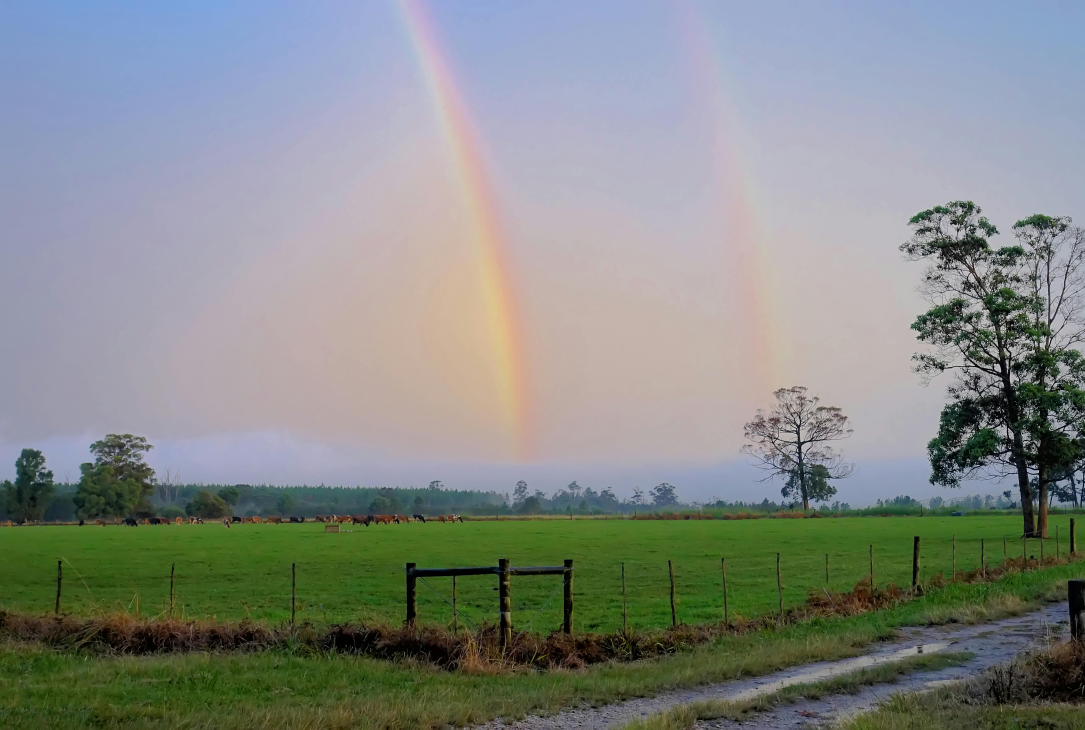
#> input picture images/rainbow.jpg, 5424 x 3648 px (shown at 1/5 size)
$ jupyter execute lab_activity.ipynb
#> lines starting #> are read from the running program, lines starting #| are printed output that depends on the picture
## Computer Vision & Image Processing: **Lab Activity 3**

*Submitted by:*

**Christian Elijah Darvin**

BCS32

College of Information and Computer Studies - De La Salle University Dasmariñas

[cell 1]
import numpy as np
import matplotlib
import matplotlib.pyplot as plt
import cv2 as cv

print(f"NumPy Version: {np.__version__}")
print(f"Matplotlib Version: {matplotlib.__version__}")
print(f"OpenCV Version: {cv.__version__}")

### Task 1: Pixel Representation and Color Models (RGB & HSV)

[cell 2]
def check_if_image_loaded(img):
    if img is not None:
        print("Image loaded successfully!")
    else:
        print("Failed to load image.")

[cell 3]
rainbow_img = cv.imread("./images/rainbow.jpg")
#> rainbow_img is the input picture: shape (3648, 5424, 3); mean B, G, R 134.4, 137.6, 132.3
check_if_image_loaded(rainbow_img)

[cell 4]
# Image to RGB
rainbow_img_rgb = cv.cvtColor(rainbow_img, cv.COLOR_BGR2RGB)

# Image to HSV
rainbow_img_hsv = cv.cvtColor(rainbow_img, cv.COLOR_BGR2HSV)
#> rainbow_img_hsv: shape (3648, 5424, 3); mean H, S, V 77.5, 71.8, 152.1

[cell 5]
# Show RGB image
plt.figure(figsize=(15, 15))
plt.subplot(1, 3, 1)
plt.imshow(rainbow_img_rgb)
plt.title("Rainbow Image (RGB)")
plt.axis("off")

# Show HSV image
plt.subplot(1, 3, 2)
plt.imshow(rainbow_img_hsv)
plt.title("Rainbow Image (HSV)")
plt.axis("off")

# Show Original Image
plt.subplot(1, 3, 3)
plt.imshow(cv.cvtColor(rainbow_img, cv.COLOR_BGR2RGB))
plt.title("Rainbow Image (BGR)")
plt.axis("off")
plt.show()
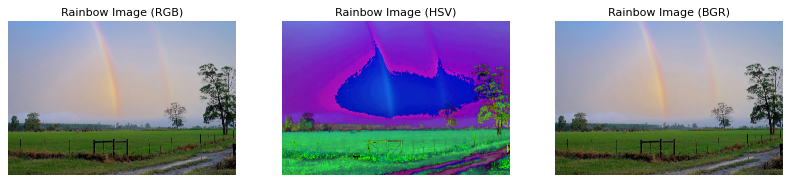
#> figure drawn by matplotlib, 3 panels

### Task 2: Image Interpolation Methods

[cell 6]
methods = {
    "Nearest Neighbor": cv.INTER_NEAREST,
    "Bilinear": cv.INTER_LINEAR,
    "Bicubic": cv.INTER_CUBIC,
}

new_size = (400, 400)
plt.figure(figsize=(15, 3))

for idx, (method_name, method) in enumerate(methods.items(), start=1):
    resized_img = cv.resize(rainbow_img, new_size, interpolation=method)

    plt.subplot(1, 3, idx)
    plt.imshow(cv.cvtColor(resized_img, cv.COLOR_BGR2RGB))
    plt.title(f"{method_name} Interpolation")
    plt.axis("off")
    plt.show()
#> this loop made 3 passes
#> pass 1, `resized_img = cv.resize(rainbow_img, new_size, interpolation=method)`:
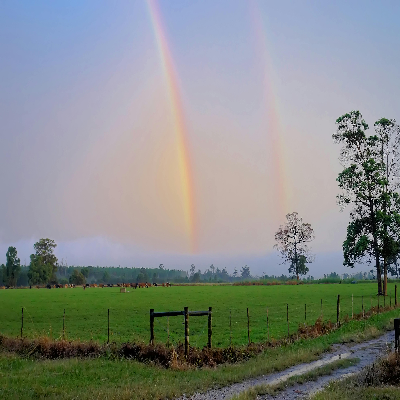
#> resized_img: shape (400, 400, 3); mean B, G, R 134.6, 137.7, 132.4
#> pass 2, `resized_img = cv.resize(rainbow_img, new_size, interpolation=method)`:
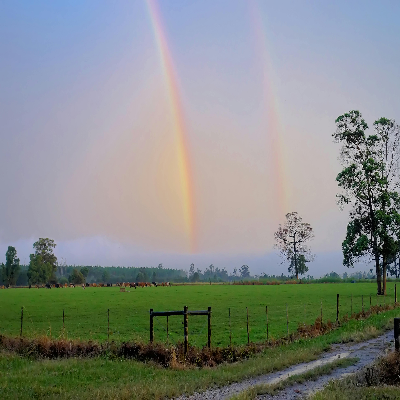
#> resized_img: shape (400, 400, 3); mean B, G, R 134.4, 137.6, 132.3

### Task 3: Geometric Transformations (Scaling, Rotation, Translation)

[cell 7]
scale_percent = 50
width = int(rainbow_img.shape[1] * scale_percent / 100)
#> width = 2712
height = int(rainbow_img.shape[0] * scale_percent / 100)
#> height = 1824
dim = (width, height)
#> dim = (2712, 1824)

rescaled_img = cv.resize(rainbow_img, dim)
center = (rainbow_img.shape[1] // 2, rainbow_img.shape[0] // 2)
#> center = (2712, 1824)

rotation_matrix = cv.getRotationMatrix2D(center, 45, 1.0)  # Rotate by 45 degrees
#> rotation_matrix = [[0.707, 0.707, -495.4], [-0.707, 0.707, 2451.9]]
rotated_image = cv.warpAffine(
    rainbow_img, rotation_matrix, (rainbow_img.shape[1], rainbow_img.shape[0])
)
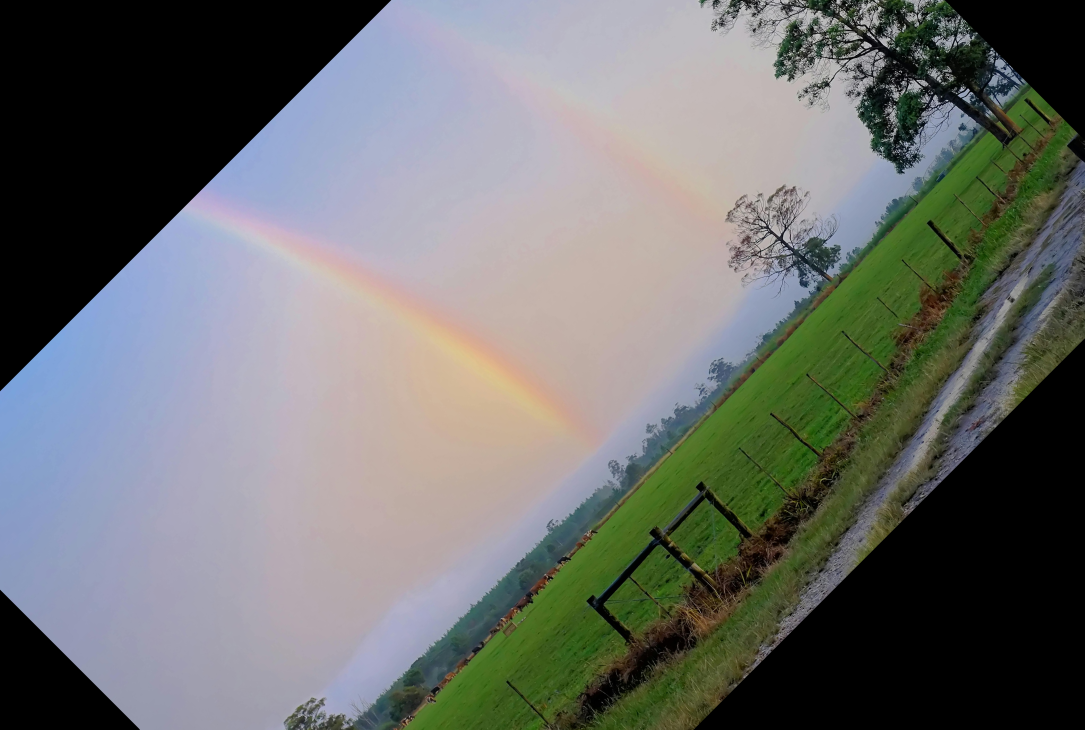
#> rotated_image: shape (3648, 5424, 3) (shown at 1/5 size); mean B, G, R 109.2, 111.2, 108.8
# Translation: Move the rainbow_img 100 pixels in both x and y direction
translation_matrix = np.float32([[1, 0, 100], [0, 1, 100]])  # Translate by (100, 100)
translated_image = cv.warpAffine(
    rainbow_img, translation_matrix, (rainbow_img.shape[1], rainbow_img.shape[0])
)
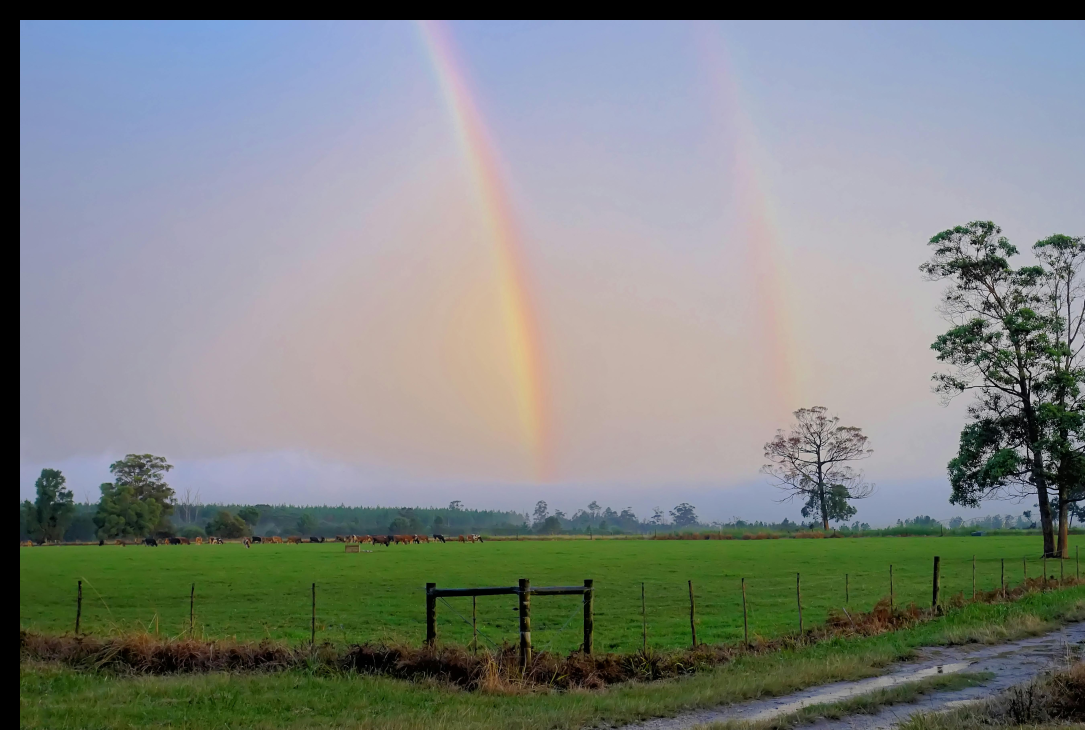
#> translated_image: shape (3648, 5424, 3) (shown at 1/5 size); mean B, G, R 130.9, 133.4, 128.4
# Plot the transformations
plt.figure(figsize=(12, 4))
# Display Rescaled rainbow_img
plt.subplot(1, 3, 1)
plt.imshow(cv.cvtColor(rescaled_img, cv.COLOR_BGR2RGB))
plt.title("Rescaled Image")
plt.axis("off")
# Display Rotated rainbow_img
plt.subplot(1, 3, 2)
plt.imshow(cv.cvtColor(rotated_image, cv.COLOR_BGR2RGB))
plt.title("Rotated Image (45°)")
plt.axis("off")
# Display Translated rainbow_img
plt.subplot(1, 3, 3)
plt.imshow(cv.cvtColor(translated_image, cv.COLOR_BGR2RGB))
plt.title("Translated Image (+100px)")
plt.axis("off")
plt.show()
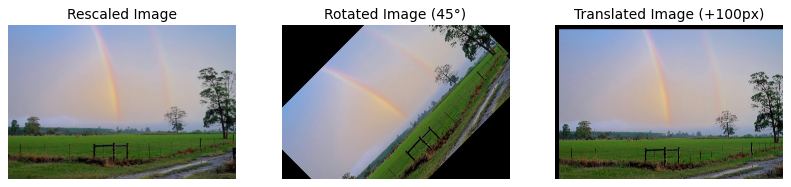
#> figure drawn by matplotlib, 3 panels

### Task 4: Combine Concepts

[cell 8]
rainbow_img_hsv = cv.cvtColor(rainbow_img, cv.COLOR_BGR2HSV)

scaled_hsv = cv.resize(rainbow_img_hsv, dim, interpolation=cv.INTER_CUBIC)
#> scaled_hsv: shape (1824, 2712, 3); mean H, S, V 77.6, 71.8, 152.1
# Rotate the scaled image
rotated_hsv = cv.warpAffine(
    scaled_hsv, rotation_matrix, (scaled_hsv.shape[1], scaled_hsv.shape[0])
)
#> rotated_hsv: shape (1824, 2712, 3); mean H, S, V 31, 16.1, 57.2
# Translate the rotated image
translated_hsv = cv.warpAffine(
    rotated_hsv, translation_matrix, (rotated_hsv.shape[1], rotated_hsv.shape[0])
)
#> translated_hsv: shape (1824, 2712, 3); mean H, S, V 27.2, 13.3, 49.3
# Plot the final image
plt.imshow(cv.cvtColor(translated_hsv, cv.COLOR_HSV2RGB))
plt.title("Final Transformed Image (HSV model)")
plt.axis("off")
plt.show()
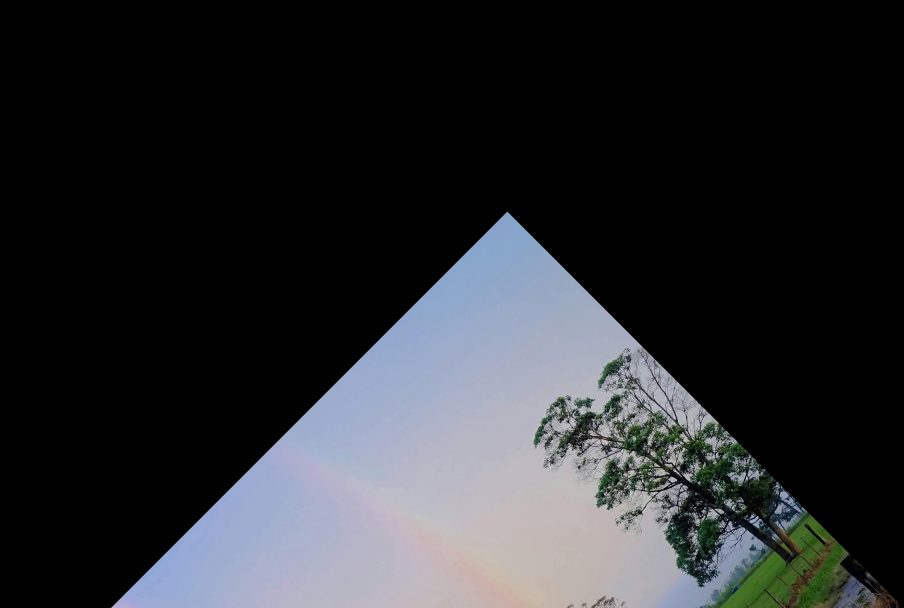
#> shown: shape (1824, 2712, 3) (shown at 1/3 size); mean R, G, B 42.8, 44.5, 47.7

$ run again, with images/highlands-cows.jpg copied over images/rainbow.jpg
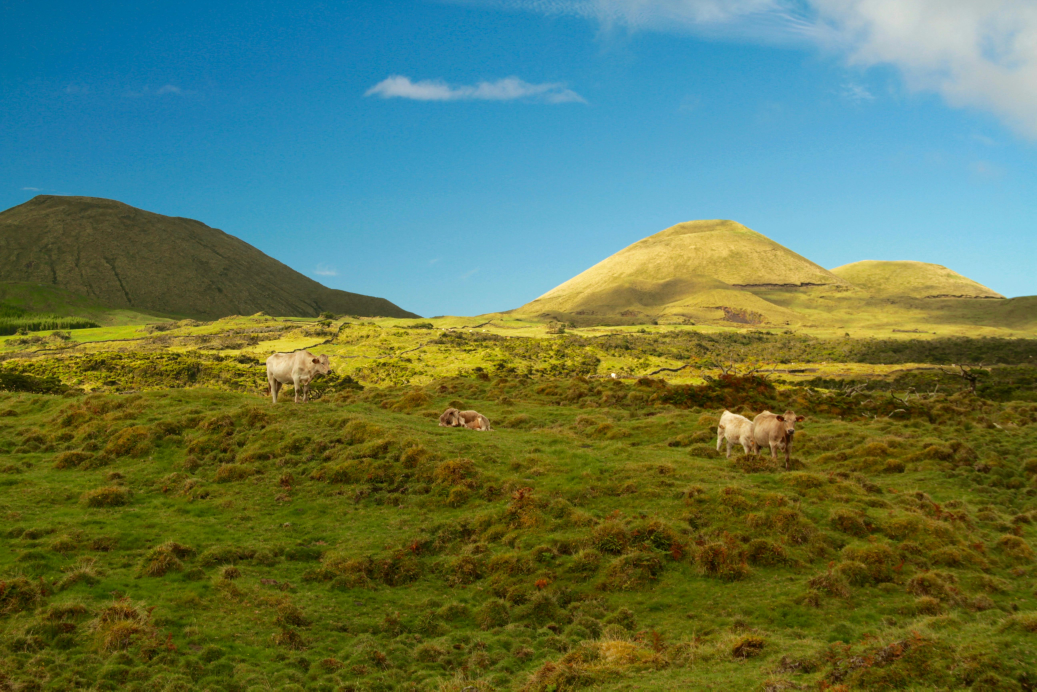
#> input picture images/highlands-cows.jpg, 5184 x 3456 px (shown at 1/5 size)
#> rainbow_img is the input picture: shape (3456, 5184, 3); mean B, G, R 86.9, 119, 94.9
#> rainbow_img_hsv: shape (3456, 5184, 3); mean H, S, V 53.6, 191.2, 140
#> rotation_matrix = [[0.707, 0.707, -462.7], [-0.707, 0.707, 2338.9]]
#> `plt.show()`:
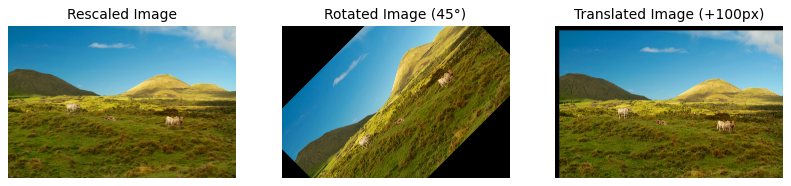
#> figure drawn by matplotlib, 3 panels
#> scaled_hsv: shape (1728, 2592, 3); mean H, S, V 53.6, 191.1, 140
#> rotated_hsv: shape (1728, 2592, 3); mean H, S, V 23.1, 52.1, 58.4
#> translated_hsv: shape (1728, 2592, 3); mean H, S, V 20.3, 41.9, 50.6
#> `plt.show()`:
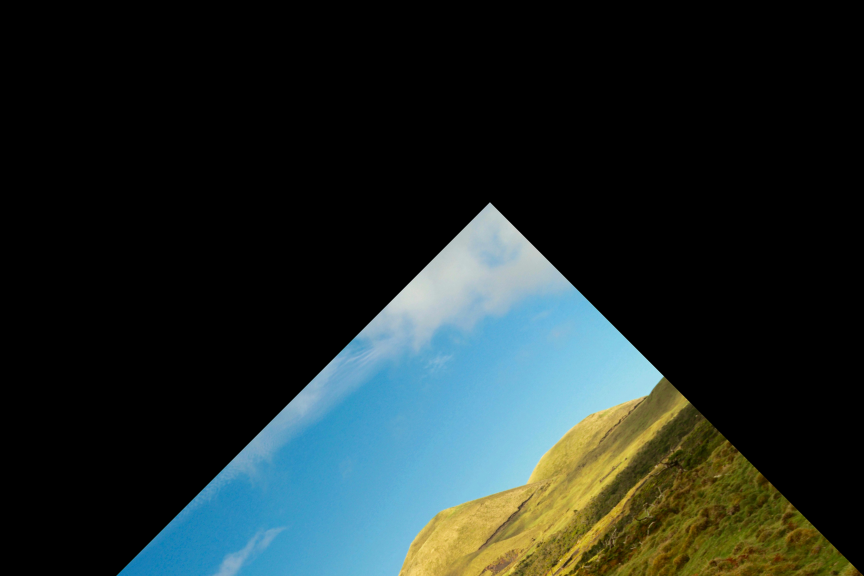
#> shown: shape (1728, 2592, 3) (shown at 1/3 size); mean R, G, B 32.1, 43, 41.4

$ run again, with images/nature.jpg copied over images/rainbow.jpg
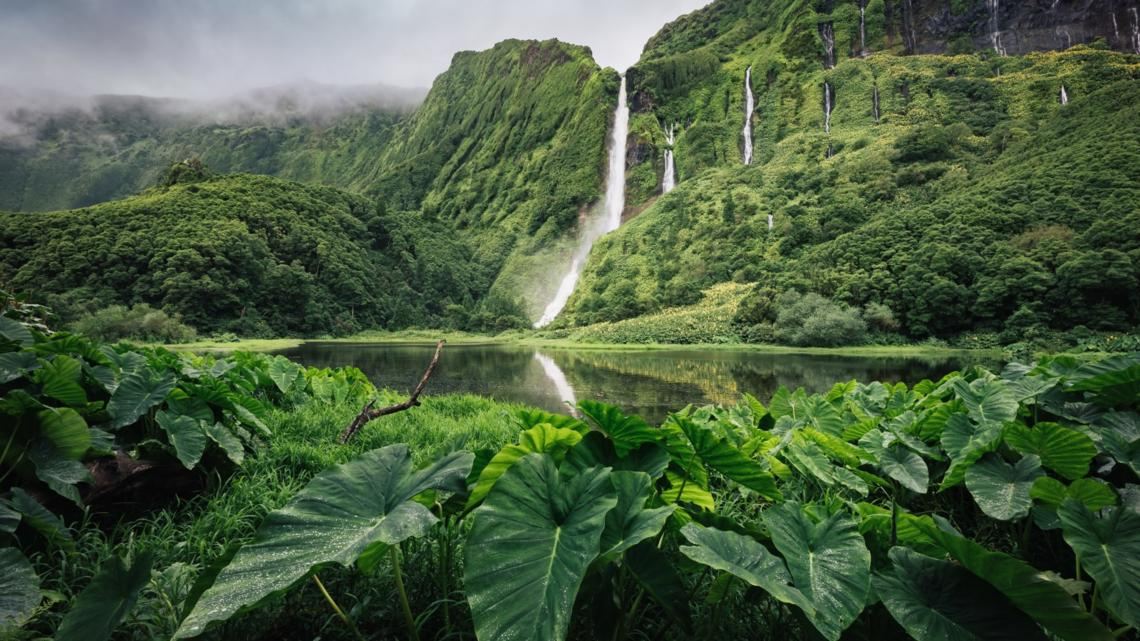
#> input picture images/nature.jpg, 1140 x 641 px
#> rainbow_img is the input picture: shape (641, 1140, 3); mean B, G, R 64.2, 94, 74
#> rainbow_img_hsv: shape (641, 1140, 3); mean H, S, V 59.8, 102.9, 95
#> rotation_matrix = [[0.707, 0.707, -59.33], [-0.707, 0.707, 496.8]]
#> `plt.show()`:
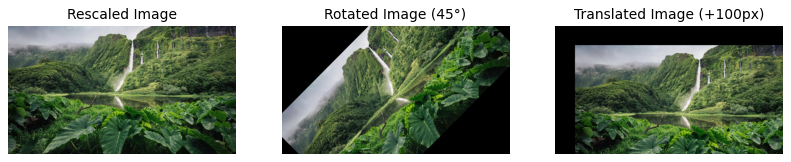
#> figure drawn by matplotlib, 3 panels
#> scaled_hsv: shape (320, 570, 3); mean H, S, V 59.8, 102.8, 95
#> rotated_hsv: shape (320, 570, 3); mean H, S, V 15.8, 28.7, 25.5
#> translated_hsv: shape (320, 570, 3); mean H, S, V 5.1, 8, 6.7
#> `plt.show()`:
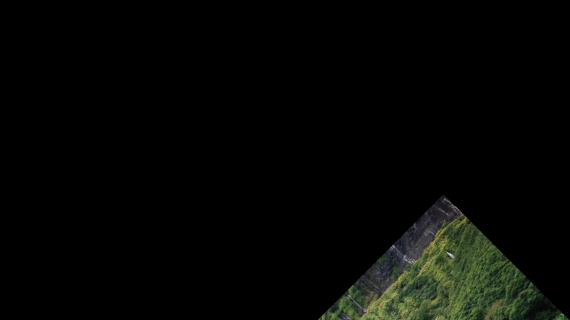
#> shown: shape (320, 570, 3); mean R, G, B 5.5, 6.6, 4.3
